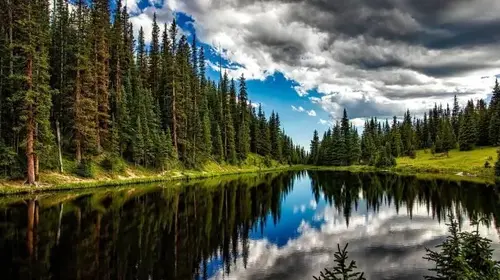
#> input picture OpenCV/pictures/manzara.png, 500 x 280 px
$ python pictureAdd.py
#> lines starting #> are read from the running program, lines starting #| are printed output that depends on the picture
import cv2 as cv
import numpy as np

# there are have to equal pixel number

pic = cv.imread("pictures/manzara.png")
#> pic is the input picture: shape (280, 500, 3); mean B, G, R 75.1, 88.8, 84.3
pic2 = cv.imread("pictures/uzay.png")
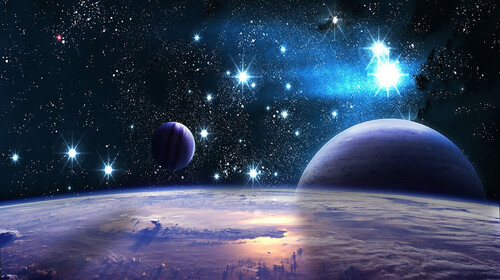
#> input picture OpenCV/pictures/uzay.png, 500 x 280 px
#> pic2 is the input picture: shape (280, 500, 3); mean B, G, R 91.7, 67.2, 54.3

# add = cv.add(pic, pic2)
weightedAdd = cv.addWeighted(pic, 0.3, pic2, 0.7, 0)
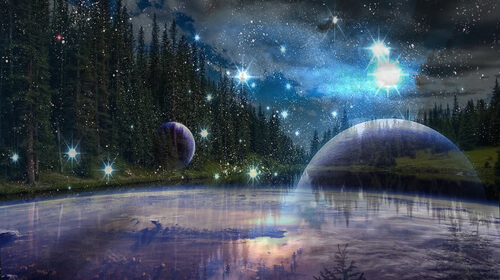
#> weightedAdd: shape (280, 500, 3); mean B, G, R 86.7, 73.7, 63.3
# addWeighted(picture, ratio for first picture, picture, ratio for picture, 0 as default)

# cv.imshow("added", add)
cv.imshow("weighted", weightedAdd)


cv.waitKey(0)
cv.destroyAllWindows
